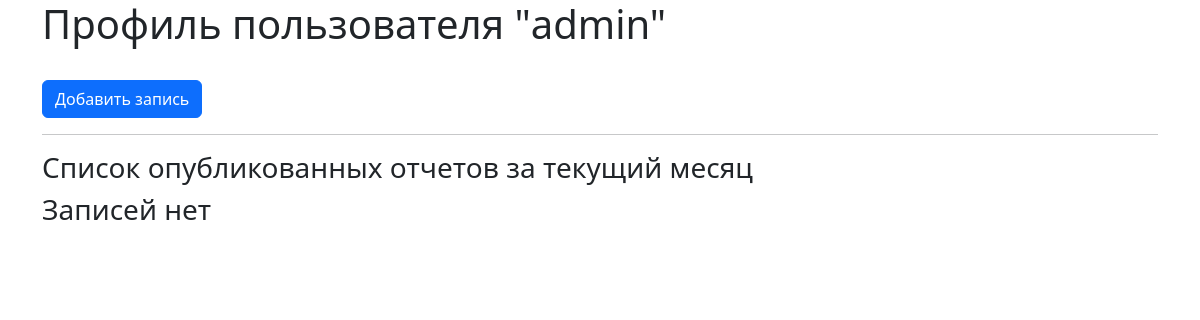
The app's page /profile_month/ (signed in), older data.
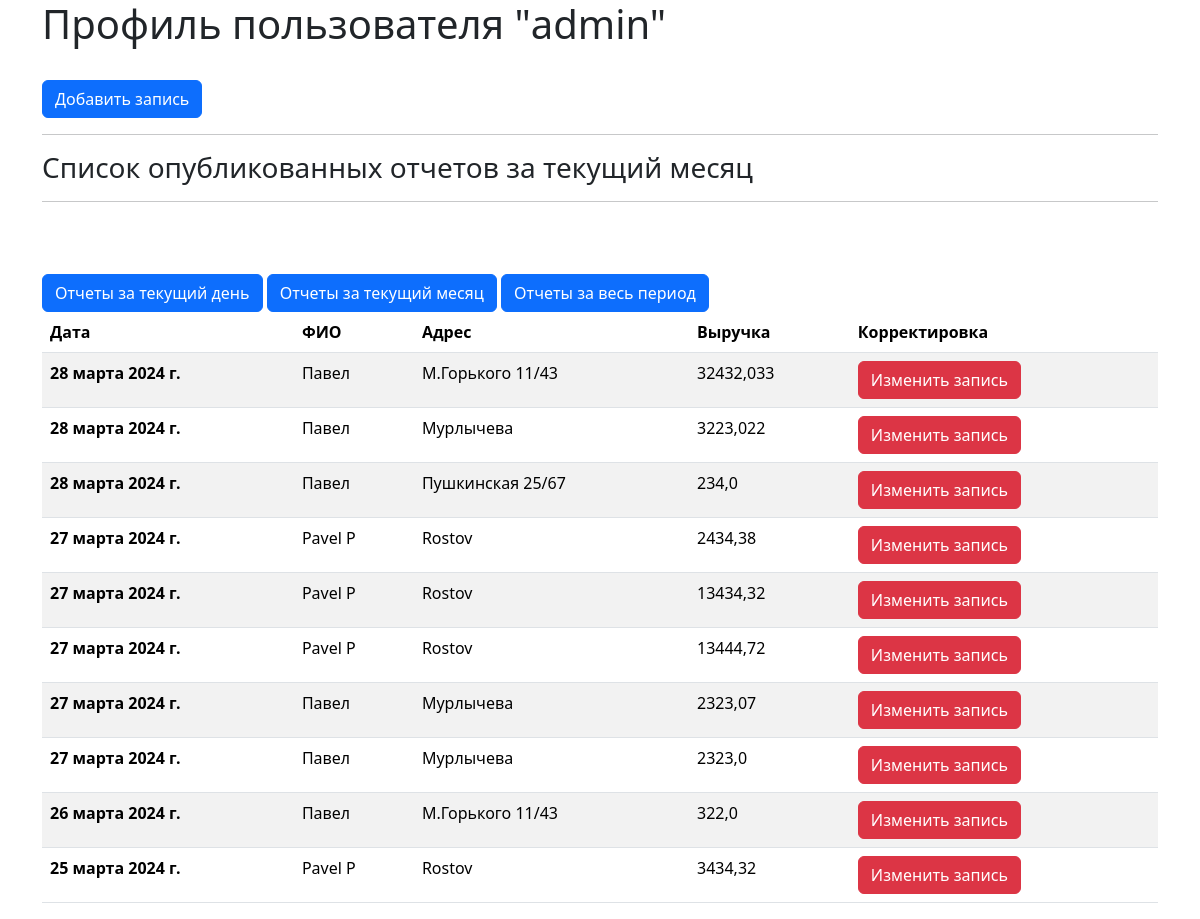
The same page, newer data.
### crm_web/models.py (models this page shows, shortened)
class Report(models.Model):
    fio = models.CharField('ФИО', max_length=500, blank=False, null=False)
    address = models.CharField('Адрес точки', max_length=1500, blank=False, null=False)
    revenue = models.FloatField('Выручка', null=False, blank=False)
    created_by = models.ForeignKey(User, on_delete=models.CASCADE, blank=False, null=False)
    created_at = models.DateField(auto_now_add=True)

### users/views.py (the view)
# urls.py: path('profile_month/', ProfileMonthView.as_view(), name='profile_month'),
class ProfileMonthView(LoginRequiredMixin, TemplateView):
    template_name = 'users/profile_month.html'
    context_object_name = 'report'
    date = date.today()
    summ = Report.objects.aggregate(sum=Sum('revenue'))['sum']
    def get(self, request, *args, **kwargs):
        target_user = request.GET.get("manager")
        report = Report.objects.all().order_by('-created_at')
        user_name = User.objects.all()
        target_date = request.GET.get("date")
        target_month = str(request.GET.get("date"))
        current_user = request.user
        return render(request, 'users/profile_month.html', context={
            'report': report,
            'user_name': user_name,
            'report_users': report,
            'target_user': target_user,
            'target_date': target_date,
            'target_month': target_month[0:7],
            'current_user': current_user,
            'date_today': self.date
        })

### users/templates/users/profile_month.html (shortened to what this page needs)
{% extends 'crm_web/base.html' %}
{% load static %}
{% block main %}
    <h1>Профиль пользователя "{{ request.user }}"</h1>
    <br>
    <a href="{% url 'createPost' %}"
       class="btn btn-primary">Добавить запись</a>
    <br>
    <hr>
    <h3>Список опубликованных отчетов за текущий месяц</h3>
    {% if report %}
        <table class="table table-striped table-hover">
            <thead>
            <tr>
                <th scope="col">Дата</th>
                <th scope="col">ФИО</th>
                <th scope="col">Адрес</th>
                <th scope="col">Выручка</th>
                <th scope="col">Корректировка</th>
            </tr>
            </thead>
            <tbody>
            {% for itm in report %}
                {% if itm.created_by|slugify == current_user|slugify %}
                    {% if date_today|date:"Y-m" == itm.created_at|date:"Y-m" %}
                        <tr>
                            <th scope="row">{{ itm.created_at }}</th>
                            <td>{{ itm.fio }}</td>
                            <td>{{ itm.address }}</td>
                            <td class="summ__today">{{ itm.revenue }}</td>
                            <td>
                                {% if date_today|date:"Y-m" ==  itm.created_at|date:"Y-m" %}
                                    <a href="{% url 'updatePost' pk=itm.pk %}" class="btn btn-danger">Изменить
                                        запись</a>
                                {% else %}
                                    <p>Корректировать нельзя</p>
                                {% endif %}
                            </td>
                        </tr>
                    {% endif %}
                {% endif %}
            {% endfor %}
            <hr>
            <br>
            <br>
            <div class="profile__btn">
                <a href="{% url 'profile' %}" class="btn btn-primary">Отчеты за текущий день</a>
                <a href="{% url 'profile_month' %}" class="btn btn-primary">Отчеты за текущий месяц</a>
                <a href="{% url 'profile_all' %}" class="btn btn-primary">Отчеты за весь период</a>
            </div>
            </tbody>
        </table>
    {% else %}
        <h3>Записей нет</h3>
    {% endif %}
{% endblock %}

### crm_web/templates/crm_web/base.html (shortened to what this page needs)
{% load static %}
<!doctype html>
<html lang="ru">
<head>
    <link rel="stylesheet" href="{% static 'crm_web/bootstrap/css/bootstrap.css' %}">
    <link rel="stylesheet" href="{% static 'crm_web/css/style.css' %}">
</head>
<body>
<div class="container">
    {% block main %}
    {% endblock %}
</div>
</body>
</html>

Row changes from the older to the newer data that the page shows:
added Report: created_at "28 марта 2024 г.", fio "Павел", address "М.Горького 11/43", revenue "32432,033", shows "Изменить запись"
added Report: created_at "28 марта 2024 г.", fio "Павел", address "Мурлычева", revenue "3223,022", shows "Изменить запись"
added Report: created_at "28 марта 2024 г.", fio "Павел", address "Пушкинская 25/67", revenue "234,0", shows "Изменить запись"
added Report: created_at "27 марта 2024 г.", fio "Pavel P", address "Rostov", revenue "2434,38", shows "Изменить запись"
added Report: created_at "27 марта 2024 г.", fio "Pavel P", address "Rostov", revenue "13434,32", shows "Изменить запись"
added Report: created_at "27 марта 2024 г.", fio "Pavel P", address "Rostov", revenue "13444,72", shows "Изменить запись"
added Report: created_at "27 марта 2024 г.", fio "Павел", address "Мурлычева", revenue "2323,07", shows "Изменить запись"
added Report: created_at "27 марта 2024 г.", fio "Павел", address "Мурлычева", revenue "2323,0", shows "Изменить запись"
added Report: created_at "26 марта 2024 г.", fio "Павел", address "М.Горького 11/43", revenue "322,0", shows "Изменить запись"
added Report: created_at "25 марта 2024 г.", fio "Pavel P", address "Rostov", revenue "3434,32", shows "Изменить запись"
Text that changed along with them:
text no longer shown: "Записей нет"
text now shown: "Дата ФИО Адрес Выручка Корректировка Отчеты за текущий день Отчеты за текущий месяц Отчеты за весь период"
